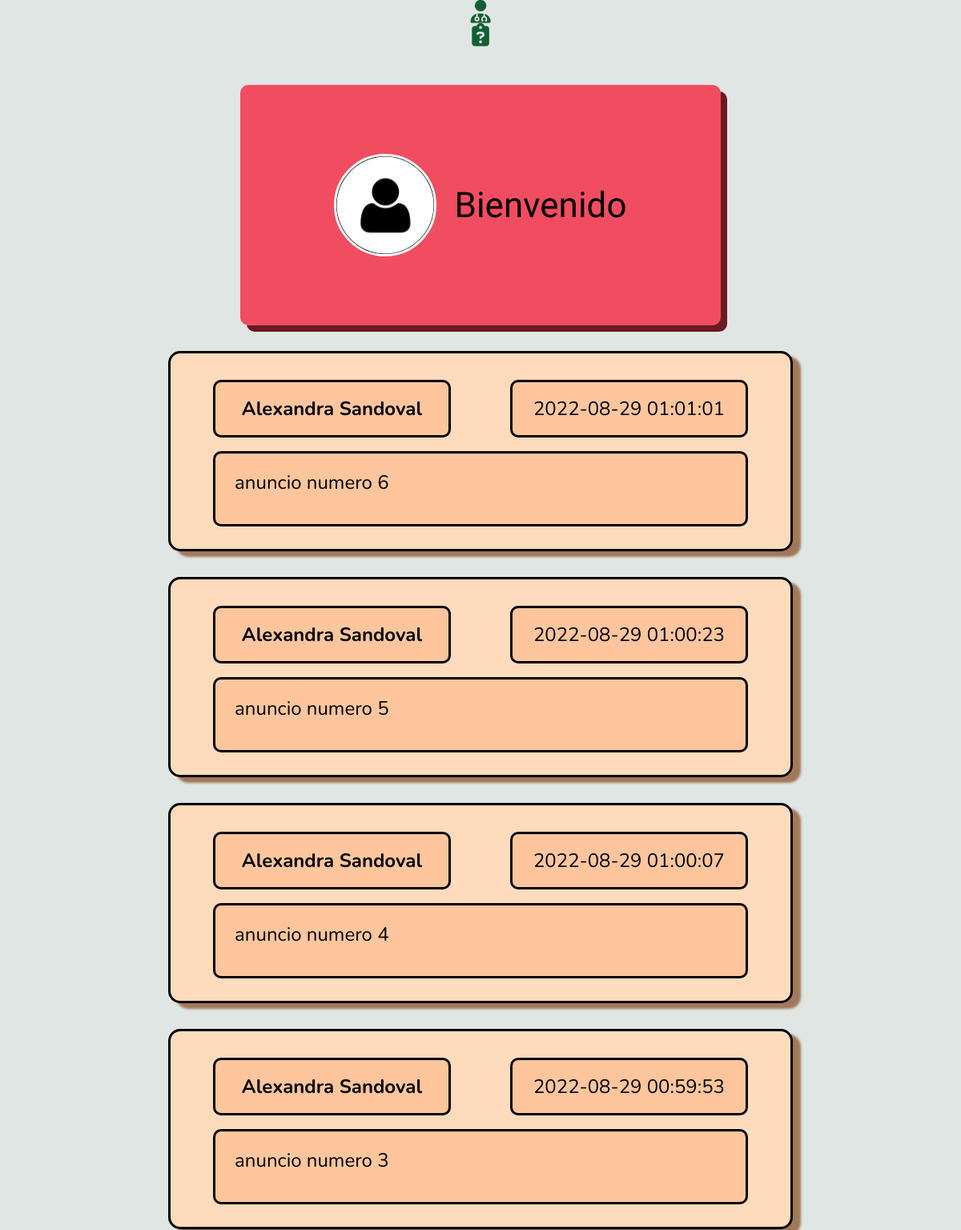
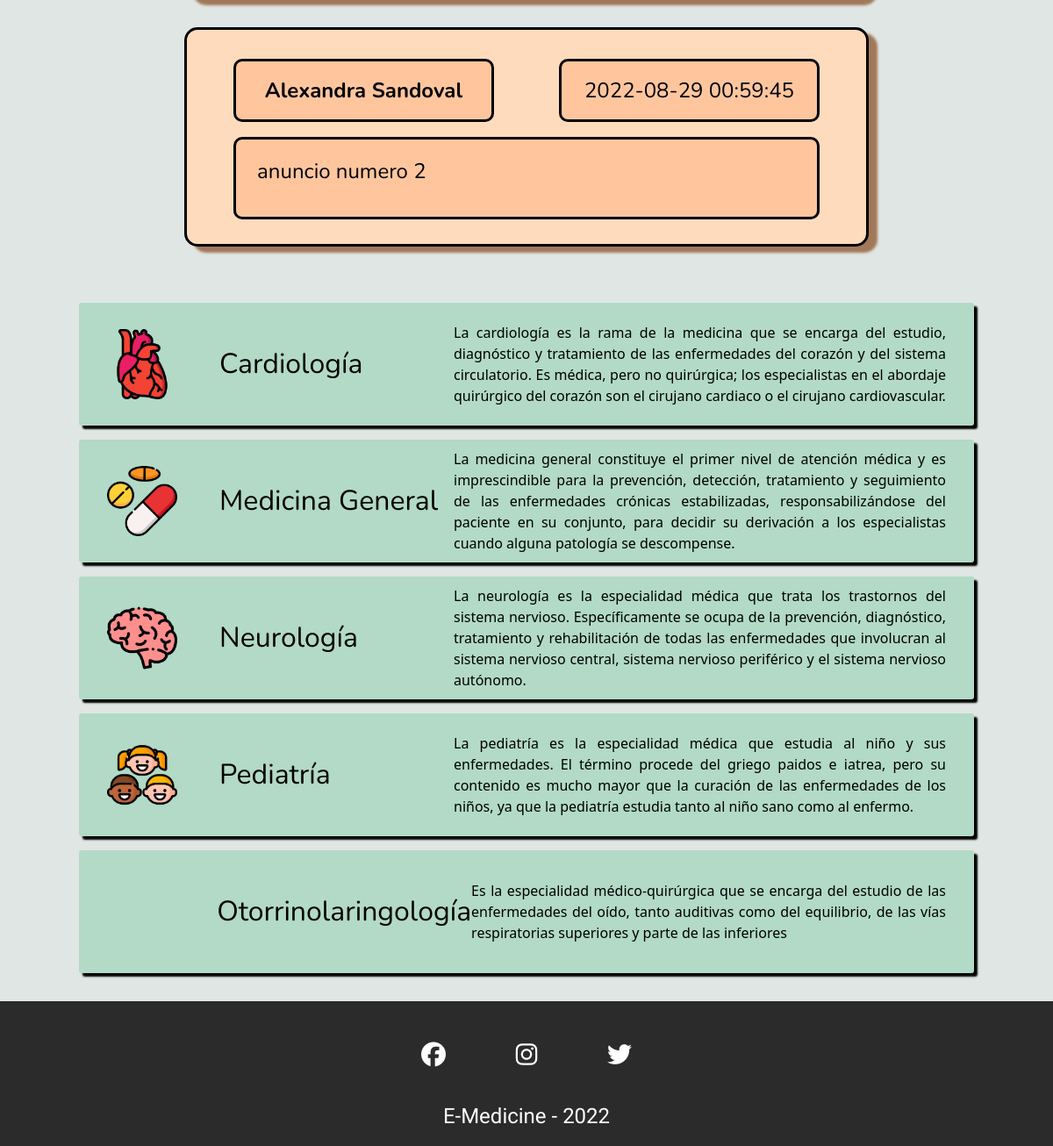
/view/viewPaciente.php, run on an earlier commit of the app's database (2 pictures, top to bottom).
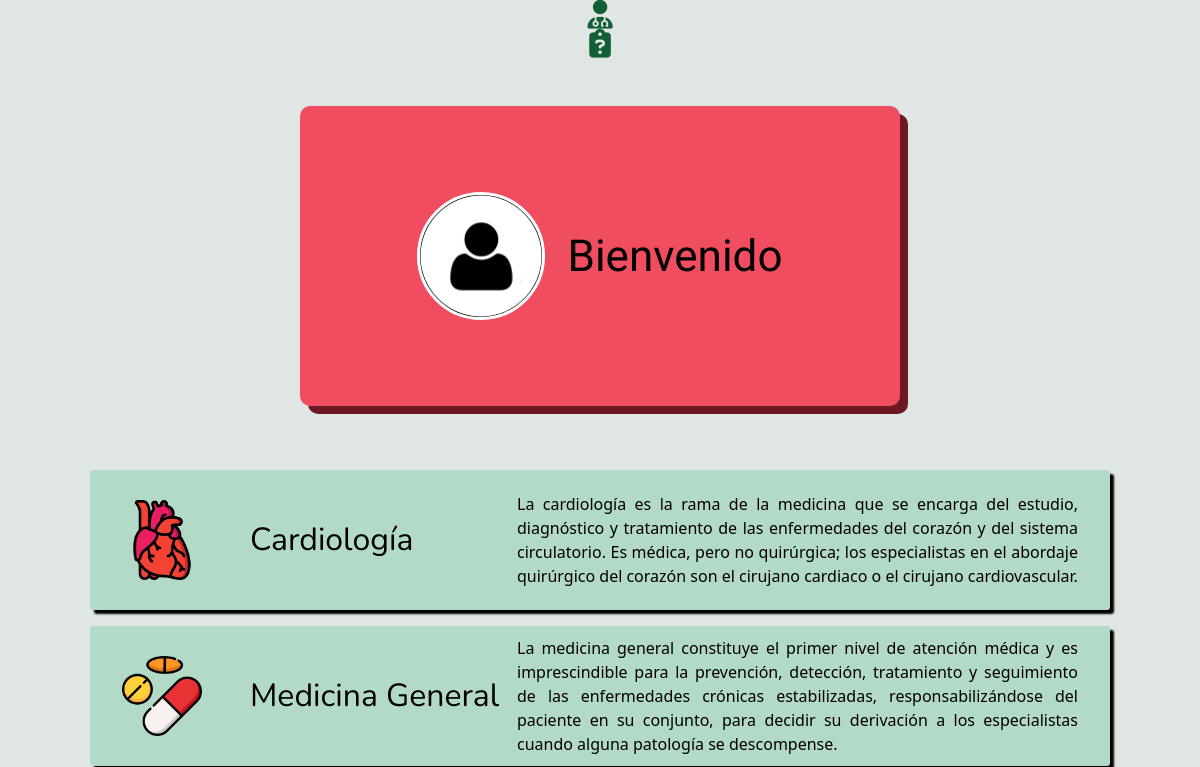
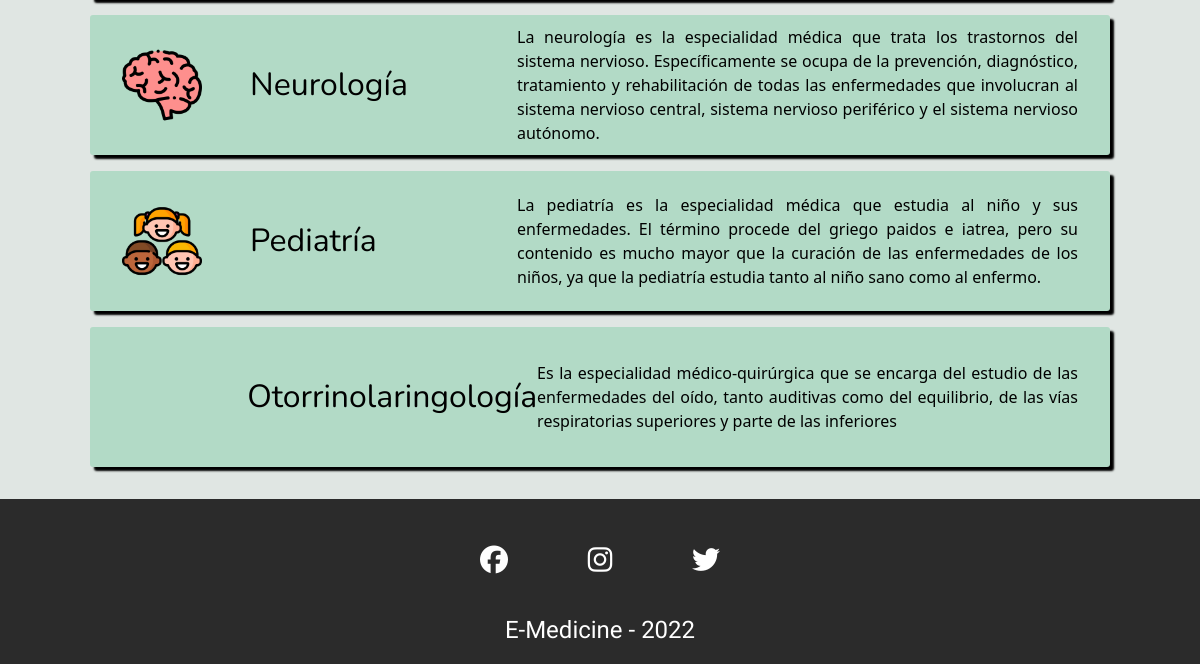
And on a later commit of the database (2 pictures, top to bottom).
### tables this page shows
CREATE TABLE IF NOT EXISTS `anuncios` (
  `id` int NOT NULL AUTO_INCREMENT,
  `idUsuario` varchar(255) NOT NULL,
  `nombre` varchar(255) NOT NULL,
  `contenidoAnuncio` varchar(255) NOT NULL,
  `fechaPublicacion` timestamp NOT NULL ON UPDATE CURRENT_TIMESTAMP,
  PRIMARY KEY (`id`)
);

### model/daoAnuncios.php (called while the page is built, shortened)
<?php
class DaoAnuncio {
    public function listadoAnuncios(){
        $sql = "SELECT id, idUsuario, nombre, contenidoAnuncio, fechaPublicacion FROM anuncios ORDER BY id DESC";
        $cn = new Conexion();
        $dbh = $cn->getConexion();
        $stmt = $dbh->prepare($sql);
        $stmt->execute();
        $anuncio = $stmt->fetchAll(PDO::FETCH_ASSOC);
        return $anuncio;
    }
}
?>

### view/viewPaciente.php (the view, shortened to what the changed rows need)
<?php
    require_once 'plugins/funciones.php';
?>
<!DOCTYPE html>
<html lang="es">
<head>
    <link rel="stylesheet" href="../view/css/index-style.css">
    <link rel="stylesheet" href="../view/css/especialidades-medicas-style.css">
</head>
<body>
    <main class="allContainer">
        <article class="mainArticle">
    <?php
        $numAnuncios = 0;
        if(!isset($anuncio)){
            require_once "../model/daoAnuncios.php";
        }else
            require_once "../controller/ctrlAnuncios.php";
        $dao = new DaoAnuncio();
        $anuncio=$dao->listadoAnuncios();
        foreach ($anuncio as $anun) {
            if ($numAnuncios < 5) {
                echo
                '
                <section class="tablonAnuncios">
                <div class="objetoTablon" id="autor">
                        <span class="autor-text" title="Escritor del Anuncio">'.$anun['nombre'].'</span>
                </div>
                <div class="objetoTablon" id="fechaPublicacion">
                    <span class="fecha-text" title="Fecha de Publicación del Anuncio">'.$anun['fechaPublicacion'].'</span>
                </div>
                <div class="objetoTablon" id="descripcion">
                    <p title="Contenido del Anuncio">
                        '.$anun['contenidoAnuncio'].'
                    </p>
                </div>
                </section>';
            } else {
            }
            $numAnuncios++;
        }
    ?>
        </article>
    </main>
</body>
</html>

What changed in the data, as far as the page shows it:
removed anuncios: nombre "Alexandra Sandoval", fechaPublicacion "2022-08-29 01:01:01", contenidoAnuncio "anuncio numero 6"
removed anuncios: nombre "Alexandra Sandoval", fechaPublicacion "2022-08-29 01:00:23", contenidoAnuncio "anuncio numero 5"
removed anuncios: nombre "Alexandra Sandoval", fechaPublicacion "2022-08-29 01:00:07", contenidoAnuncio "anuncio numero 4"
removed anuncios: nombre "Alexandra Sandoval", fechaPublicacion "2022-08-29 00:59:53", contenidoAnuncio "anuncio numero 3"
removed anuncios: nombre "Alexandra Sandoval", fechaPublicacion "2022-08-29 00:59:45", contenidoAnuncio "anuncio numero 2"
